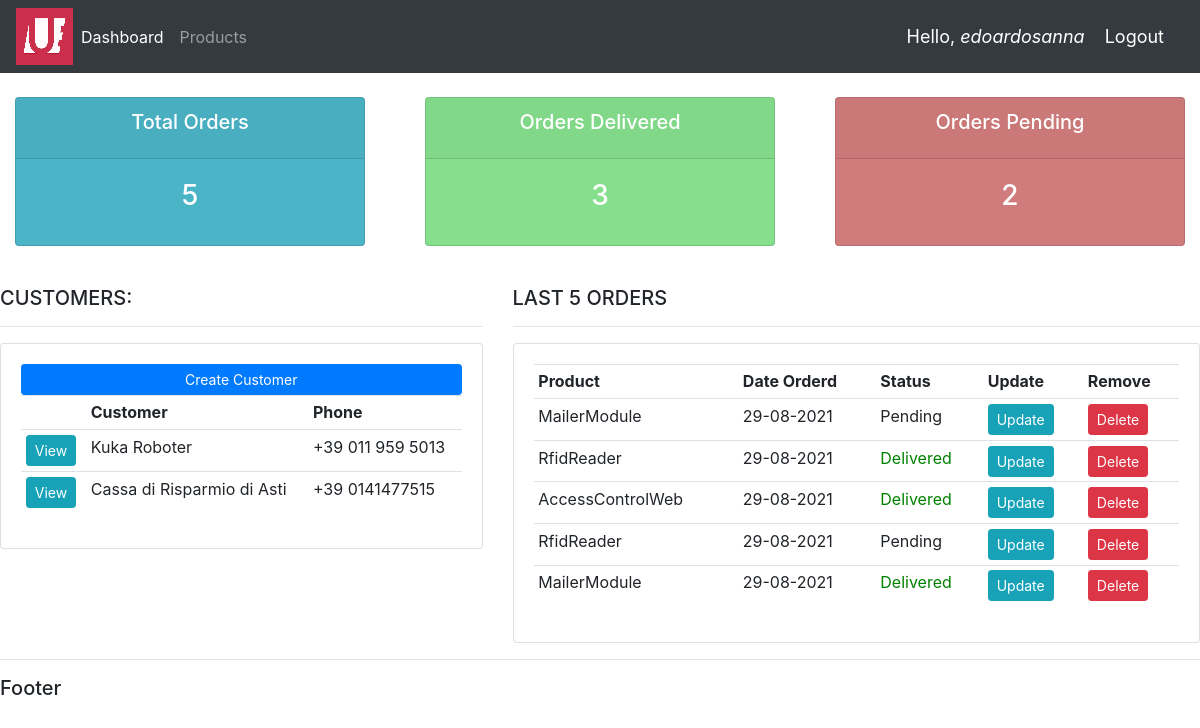
The app's page / (signed in) with its own data.
### accounts/models.py (models this page shows, shortened)
class Customer(models.Model):
    user = models.OneToOneField(User, null=True, on_delete=models.CASCADE)  # One-to-one with user
    name = models.CharField(max_length=200, null=True)     # String
    phone = models.CharField(max_length=200, null=True, blank=True)     # String
    address = models.CharField(max_length=200, null=True, blank=True)   # String
    email = models.CharField(max_length=200, null=True)     # String
    date_created = models.DateTimeField(auto_now_add=True)  # Timestamp

class Order(models.Model):
    STATUS = (
        ('Pending','Pending'),
        ('Out for delivery','Out for delivery'),
        ('Delivered','Delivered')
    )
    customer = models.ForeignKey(Customer, null=True, on_delete = models.SET_NULL)
    product = models.ForeignKey(Product, null=True, on_delete=models.SET_NULL)
    date_created = models.DateTimeField(auto_now_add=True)  # Timestamp
    status = models.CharField(max_length=200, null=True, choices=STATUS)     # String with dropdown choices
    notes = models.CharField(max_length=200, null=True, blank=True)

class Product(models.Model):
    CATEGORY = (
        ('Hardware','Hardware'),
        ('Software','Software'),
    )
    name = models.CharField(max_length=200, null=True)     # String
    price = models.FloatField(null=True)                    # Float
    category = models.CharField(max_length=200, null=True, choices=CATEGORY)     # String
    description = models.CharField(max_length=200, null=True, blank=True)     # String, can be blank
    date_created = models.DateTimeField(auto_now_add=True)  # Timestamp
    tag = models.ManyToManyField(Tag)
    def __str__(self):
        return self.name

### accounts/decorators.py (the view)
    def wrapper_function(request, *args, **kwargs):
        group = None
        if request.user.groups.exists():
            group = request.user.groups.all()[0].name
        if group == 'Administrators':
            return view_function(request, *args, **kwargs)
        if group == 'Customers':
            return redirect('user_page')

### accounts/views.py (called while the page is built)
@login_required(login_url='login')
@admin_only
def home(request):
    orders = Order.objects.all()
    customers = Customer.objects.all()
    total_customers = customers.count()
    total_orders = orders.count()
    delivered_orders = orders.filter(status='Delivered').count()
    pending_orders = orders.filter(status='Pending').count()
    context = {
        'orders':orders,
        'customers':customers,
        'total_orders':total_orders,
        'delivered_orders':delivered_orders,
        'pending_orders':pending_orders
    }
    return render(request, 'accounts/dashboard.html', context)

### accounts/templates/accounts/dashboard.html
{% extends 'accounts/main.html' %}
{% block content %}
{% include 'accounts/status.html' %}
<br>
<div class="row">
	<div class="col-md-5">
		<h5>CUSTOMERS:</h5>
		<hr>
		<div class="card card-body">
			<a class="btn btn-primary btn-sm btn-block" href="">Create Customer</a>
			<table class="table table-sm">
				<tr>
					<th></th>
					<th>Customer</th>
					<th>Phone</th>
					{% for customer in customers %}
					<tr>
						<td><a href="{% url 'customer' customer.id %}" class="btn btn-sm btn-info">View</a></td>
						<td>{{ customer.name }}</td>
						<td>{{ customer.phone }}</td>
					</tr>
					{% endfor %}
				</tr>
			</table>
		</div>
	</div>
	<div class="col-md-7">
		<h5>LAST 5 ORDERS</h5>
		<hr>
		<div class="card card-body">
			<table class="table table-sm">
				<tr>
					<th>Product</th>
					<th>Date Orderd</th>
					<th>Status</th>
					<th>Update</th>
					<th>Remove</th>
					{% for order in orders %}
						<tr>
							<td>{{ order.product }}</td>
							<td>{{ order.date_created|date:"d-m-Y" }}</td>
							{% if order.status == 'Delivered' %}
								<td id="delivered">{{ order.status}}</td>
							{% else %}
								<td>{{ order.status}}</td>
							{% endif %}
							<td><a class="btn btn-sm btn-info" href="{% url 'update_order' order.id %}">Update</a></td>
							<td><a class="btn btn-sm btn-danger" href="{% url 'delete_order' order.id %}">Delete</a></td>
						</tr>
					{% endfor %}
				</tr>
			</table>
		</div>
	</div>
</div>
{% endblock %}

### accounts/templates/accounts/main.html (shortened to what this page needs)
{% load static %}
<!DOCTYPE html>
<html>
    <head>
        <link rel="stylesheet" href="https://maxcdn.bootstrapcdn.com/bootstrap/4.0.0/css/bootstrap.min.css">
        <link rel="stylesheet" type="text/css" href="{% static '/css/main.css' %}">
    </head>
    <body>
        {% include 'accounts/navbar.html' %}
        {% block content %}
        {% endblock %}
        <hr>
        <h5>Footer</h5>
    </body>
</html>

### accounts/templates/accounts/navbar.html (shortened to what this page needs)
{% load static %}
<nav class="navbar navbar-expand-lg navbar-dark bg-dark">
  <a href="{% url 'home' %}">
    <img src="{% static 'images/logo.png' %}">
  </a>
    <div class="collapse navbar-collapse" id="navbarNav">
      <ul class="navbar-nav">
        {% if request.user.is_staff %}
        <li class="nav-item active">
          <a class="nav-link" href="{% url 'home' %}">Dashboard</a>
        </li>
        <li class="nav-item">
          <a class="nav-link" href="{% url 'products' %}">Products</a>
        </li>
        {% endif %}
      </ul>
    </div>
    <span class="hello-msg">Hello, <i>{{ request.user }}</i></span>
    <span><a class="hello-msg" href="{% url 'logout' %}">Logout</a></span>
  </nav>

### accounts/templates/accounts/status.html
<br>
<div class="row">
	<div class="col">
		<div class="col-md">
			<div class="card text-center text-white  mb-3" id="total-orders">
			  	<div class="card-header">
			  		<h5 class="card-title">Total Orders</h5>
			  	</div>
			  	<div class="card-body">
			    	<h3 class="card-title">{{ total_orders }}</h3>
			  	</div>
			</div>
		</div>
	</div>
	<div class="col">
		<div class="col-md">
			<div class="card text-center text-white  mb-3" id="orders-delivered">
			  	<div class="card-header">
			  		<h5 class="card-title">Orders Delivered</h5>
			  	</div>
			  	<div class="card-body">
			    	<h3 class="card-title">{{ delivered_orders}}</h3>
			  	</div>
			</div>
		</div>
	</div>
	<div class="col">
		<div class="col-md">
			<div class="card text-center text-white  mb-3" id="orders-pending">
			  	<div class="card-header">
			  		<h5 class="card-title">Orders Pending</h5>
			  	</div>
			  	<div class="card-body">
			    	<h3 class="card-title">{{ pending_orders }}</h3>
			  	</div>
			</div>
		</div>
	</div>
</div>

### static/css/main.css (style rules this page uses)
#total-orders { background-color: #4cb4c7; }
#orders-delivered { background-color: #86df8d; }
#orders-pending { background-color: #d17c7c; }
#delivered { color: green; }

### accounts/templates/accounts/navbar.html (style rules this page uses)
.hello-msg { font-size: 18px; color: white; margin-right: 20px; }

### records on screen
Customer: name "Kuka Roboter", phone "+39 011 959 5013"
Customer: name "Cassa di Risparmio di Asti", phone "+39 0141477515"
Order: product "MailerModule", date_created "29-08-2021", status "Pending"
Order: product "RfidReader", date_created "29-08-2021", status "Delivered"
Order: product "AccessControlWeb", date_created "29-08-2021", status "Delivered"
Order: product "RfidReader", date_created "29-08-2021", status "Pending"
Order: product "MailerModule", date_created "29-08-2021", status "Delivered"

### other values on screen
{{ request.user }} "edoardosanna"
{{ total_orders }} "5"
{{ delivered_orders }} "3"
{{ pending_orders }} "2"
